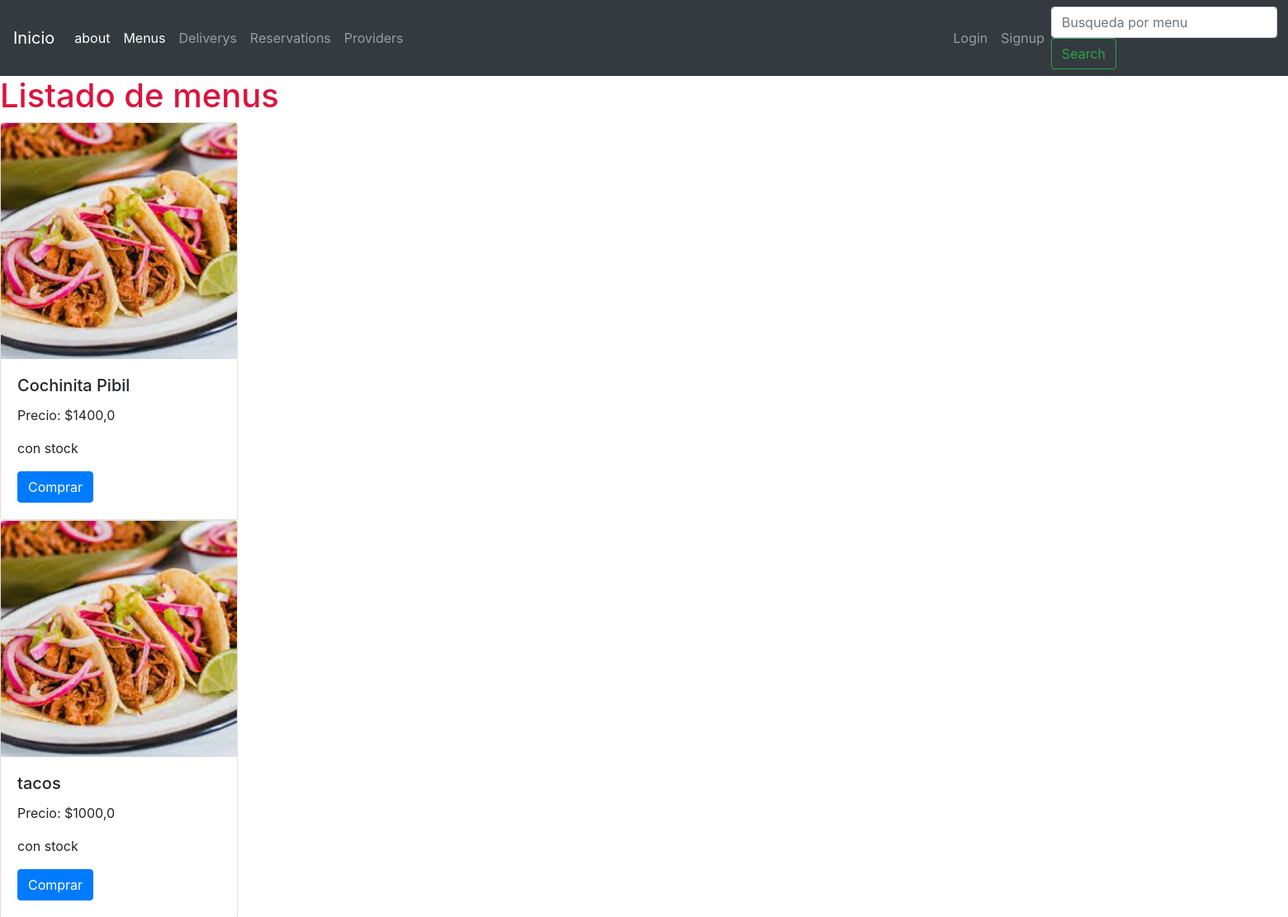
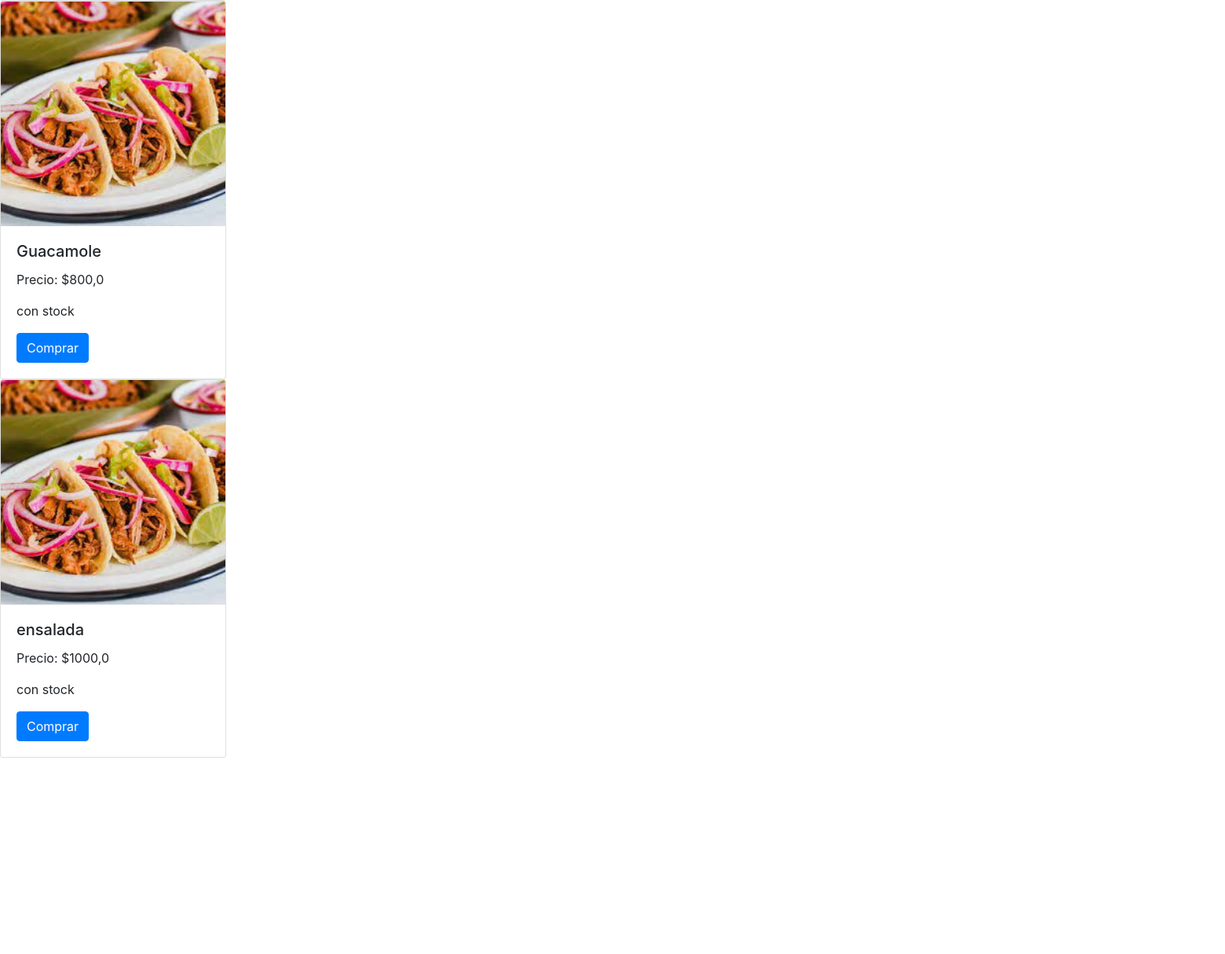
Page /menus/list-menus/ (upper part) on the earlier database version (2 pictures, top to bottom).
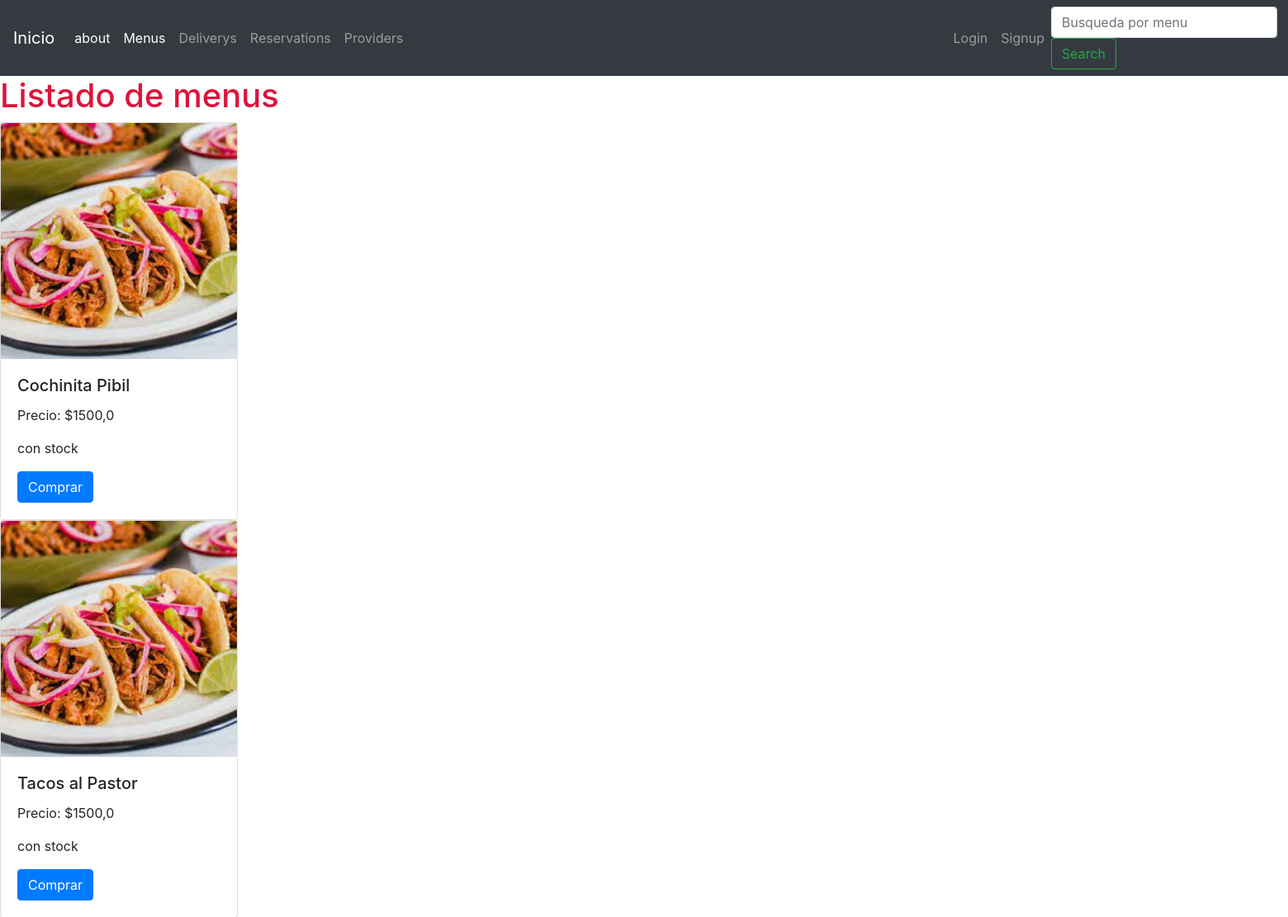
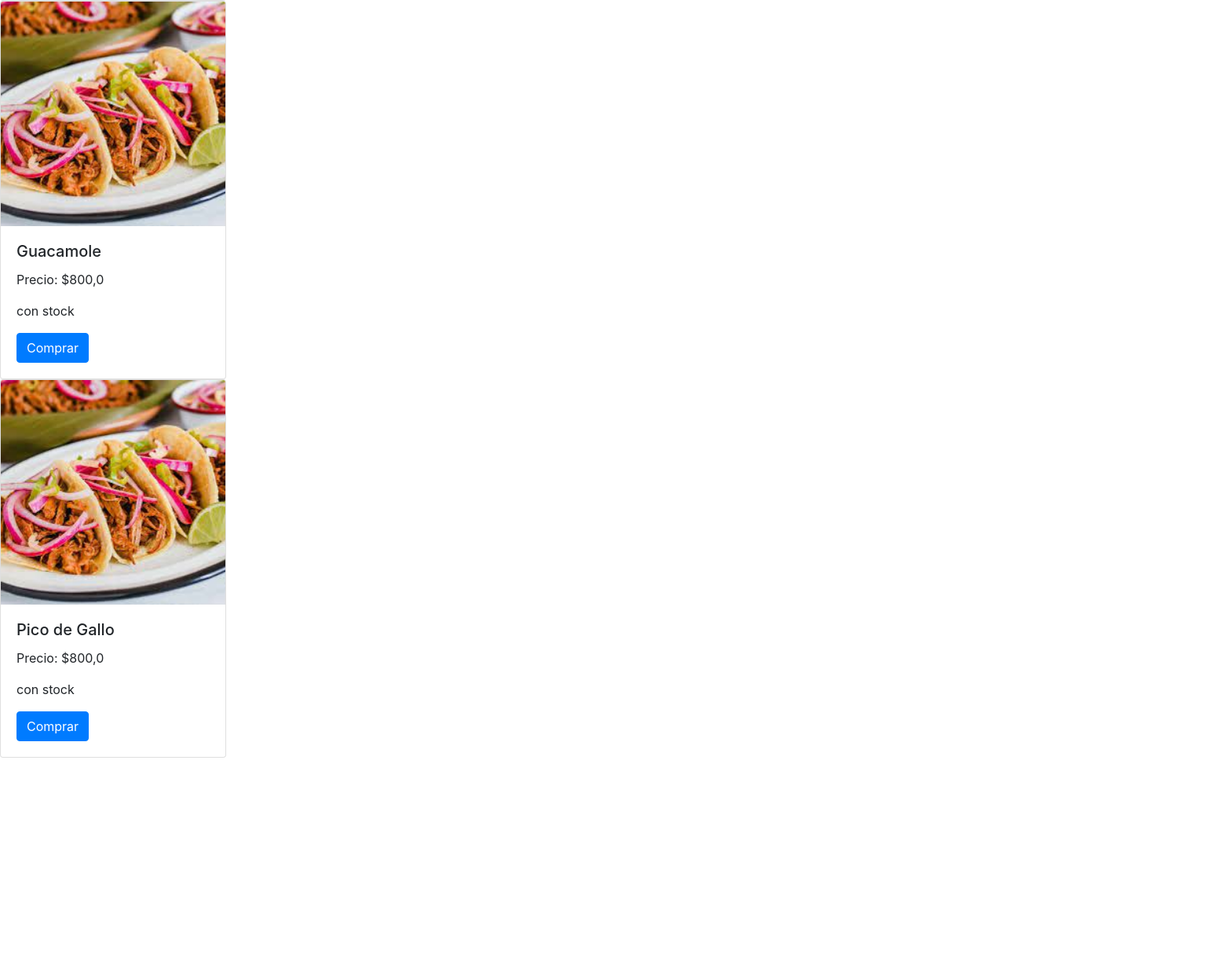
Same page on the later database version (2 pictures, top to bottom).
### menus/models.py (models this page shows, shortened)
class Menus(models.Model):
    name = models.CharField(max_length=100, verbose_name= 'nombre del menu')
    price = models.FloatField(verbose_name= 'precio')
    stock = models.BooleanField(default=True, verbose_name= 'stock')
    image = models.ImageField(upload_to='menus', verbose_name= 'imagen')
    class Meta:
        verbose_name = 'Menu'
        verbose_name_plural = 'Menus'

### menus/views.py (the view)
# urls.py: path('list-menus/',list_menus, name =  'list_menus'),
def list_menus(request):
    if 'search' in request.GET:
        search = request.GET['search']
        menus = Menus.objects.filter(name__contains=search)
    else:
        menus = Menus.objects.all()
    context = {'menus': menus}
    return render(request, 'menus/list_menus.html', context=context)

### templates/menus/list_menus.html (shortened to what this page needs)
{% extends 'base.html' %}
{% block content %}
  <h1 style="color: crimson;">Listado de menus</h1>
      {% for menu in menus %}
      <div class="card" style="width: 18rem;">
          <img class="card-img-top" alt="...">
          <div class="card-body">
            <h5 class="card-title">{{menu.name}}</h5>
            <p class="card-text">Precio: ${{menu.price}}</p>
            {% if menu.stock == True %}
            <p>con stock</p>
            {% else %}
            <p>sin stock</p>
            {% endif %}
            <a href="/deliveries/create-delivery/" class="btn btn-primary">Comprar</a>
          </div>
        </div>
{% endfor %}
{% endblock %}

Differences in the rows shown:
removed Menus: name "ensalada", price "1000,0", stock "con stock"
changed Menus "Cochinita Pibil": price "1400,0" → "1500,0"
changed Menus: name "tacos" → "Tacos al Pastor"; price "1000,0" → "1500,0"
added Menus: name "Pico de Gallo", price "800,0", stock "con stock"
